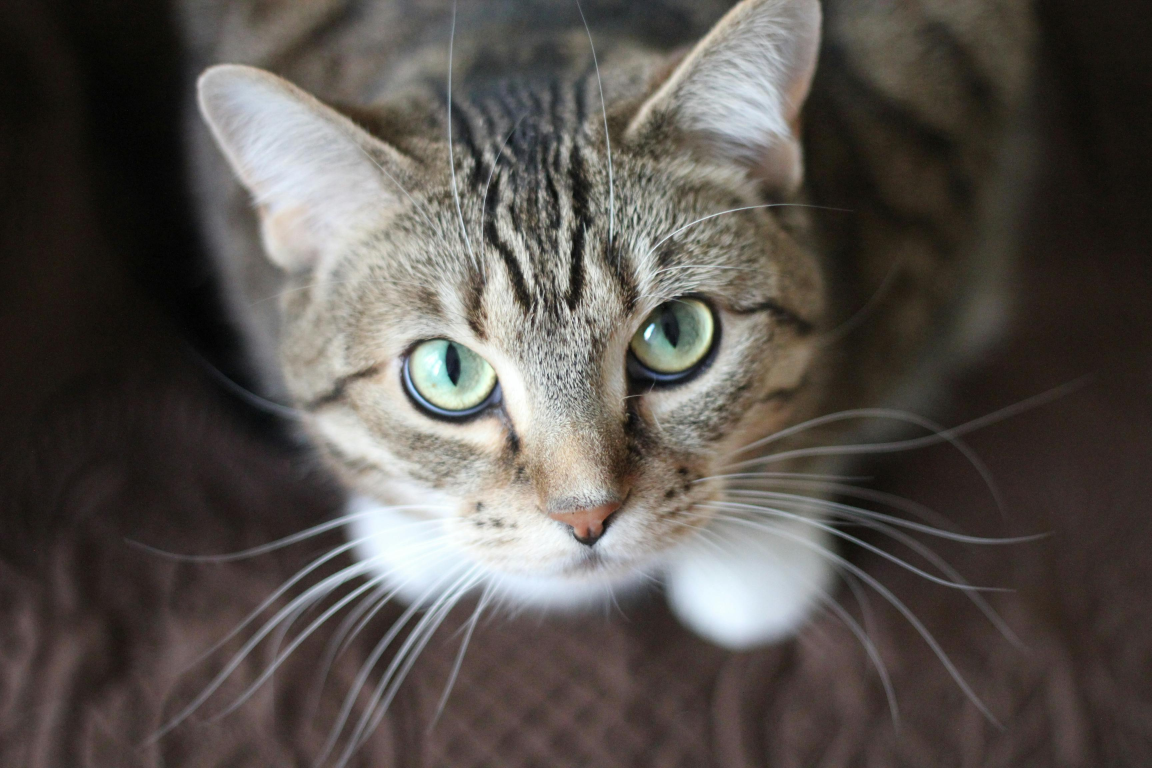
#> input picture Photos/cat1.jpg, 3456 x 2304 px (shown at 1/3 size)
$ python basic.py
#> lines starting #> are read from the running program, lines starting #| are printed output that depends on the picture; after the words box and inside, x2 and y2 are one past the last pixel; in counts of white or black regions, pixels touching at a corner belong together
import cv2 as cv


img = cv.imread('Photos/cat1.jpg')
#> img is the input picture: shape (2304, 3456, 3); mean B, G, R 77.9, 82.3, 87.6
cv.imshow('Cat', img)

gray = cv.cvtColor(img, cv.COLOR_BGR2GRAY)
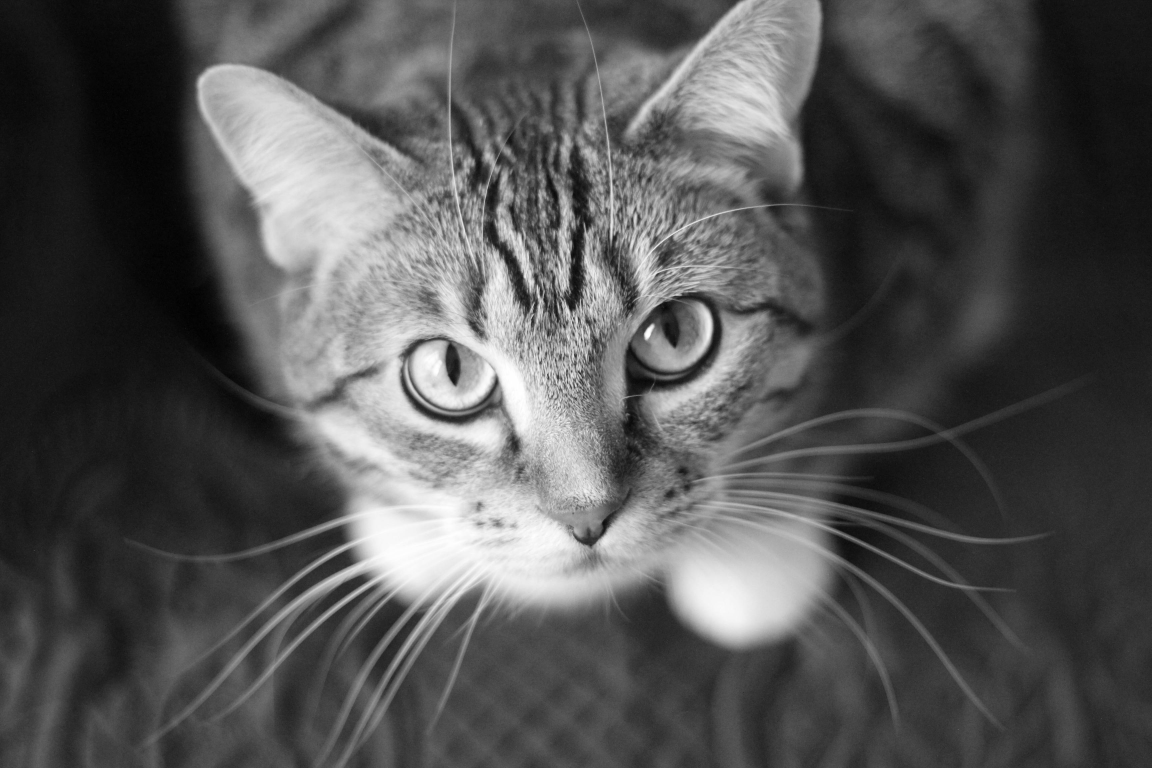
#> gray: shape (2304, 3456) (shown at 1/3 size); min 0, max 255, mean 83.4
cv.imshow('Gray', gray)

blur = cv.GaussianBlur(img, (7,7), cv.BORDER_DEFAULT)
cv.imshow('Blur', blur)

canny = cv.Canny(img, 125, 175)
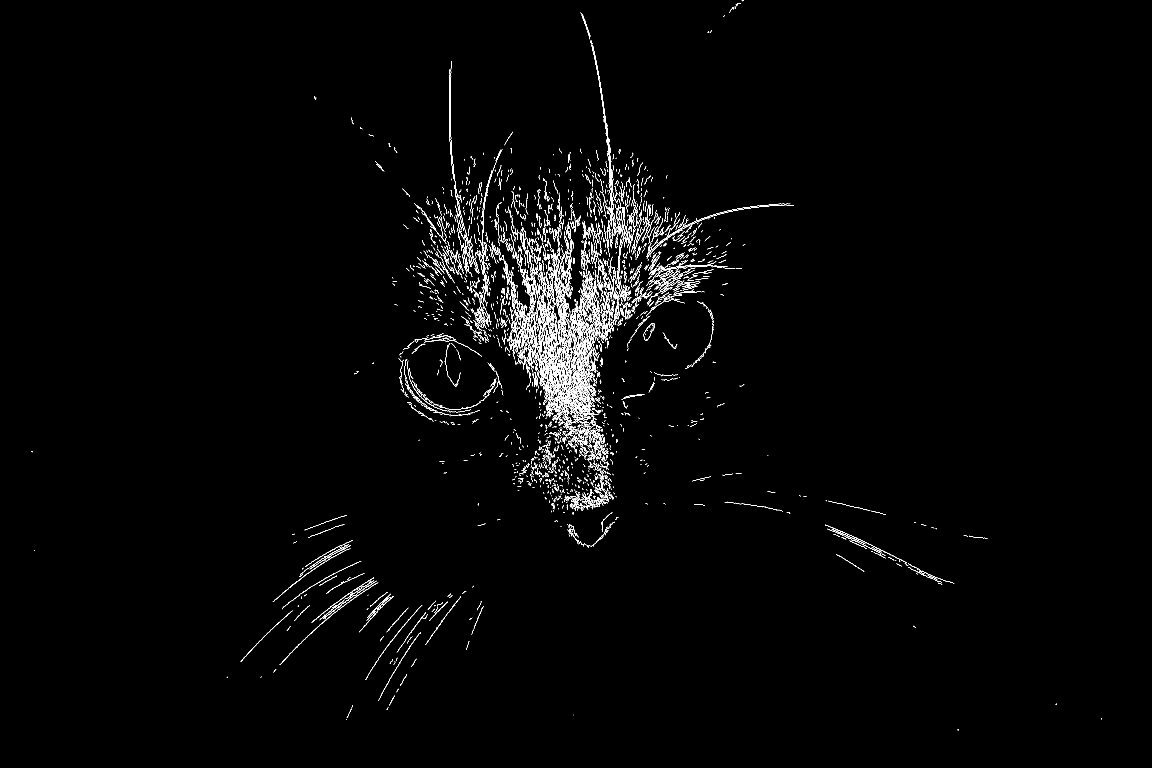
#> canny: shape (2304, 3456) (shown at 1/3 size); 1.1% white in thin lines or dots, all inside (x1, y1, x2, y2) = (95, 1, 3306, 2191)
cv.imshow('Canny', canny)

dilated = cv.dilate(canny, (7,7), iterations=1)
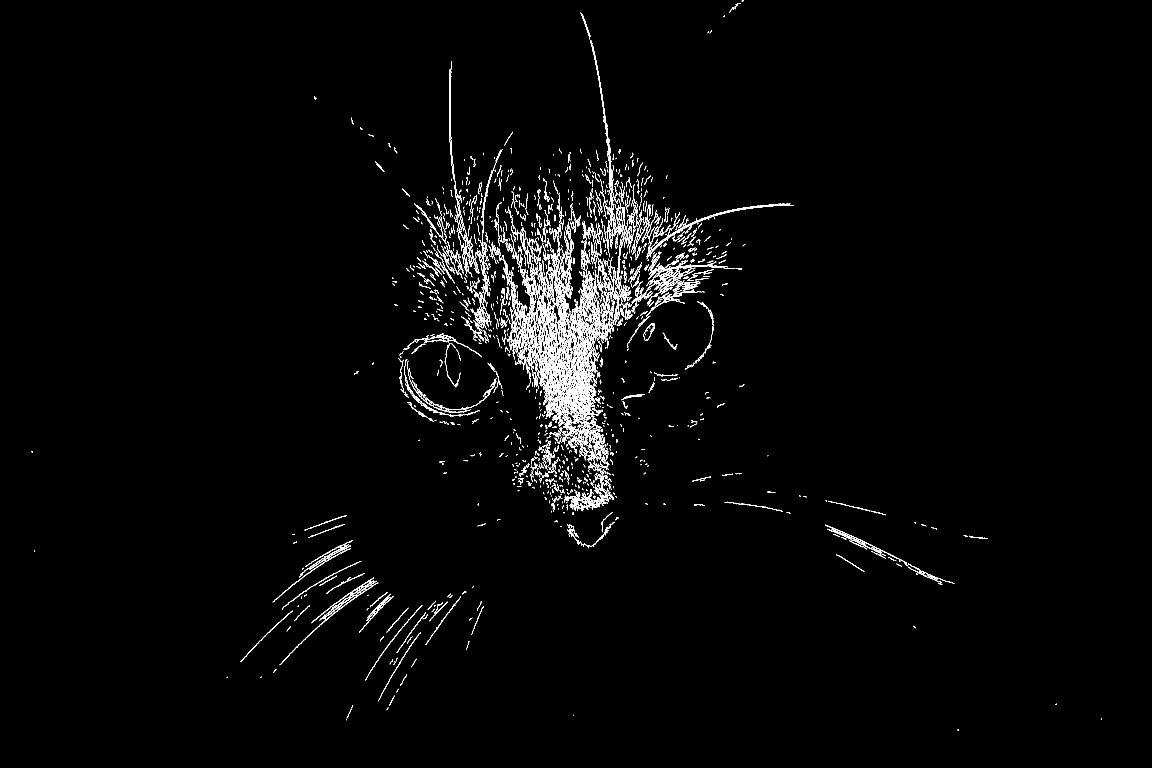
#> dilated: shape (2304, 3456) (shown at 1/3 size); 1.6% white in thin lines or dots, all inside (x1, y1, x2, y2) = (95, 1, 3306, 2192)
cv.imshow('Dilated', dilated)

eroded = cv.erode(dilated, (3,3), iterations=1)
#> eroded: shape (2304, 3456); 1.1% white in thin lines or dots, all inside (x1, y1, x2, y2) = (95, 2, 3306, 2192)
cv.imshow('Eroded', eroded)

resized = cv.resize(img, (500, 500), interpolation=cv.INTER_CUBIC)
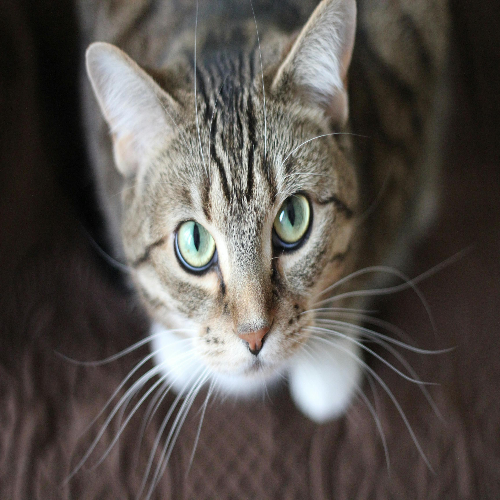
#> resized: shape (500, 500, 3); mean B, G, R 77.9, 82.3, 87.6
cv.imshow('Resized', resized)

cropped = img[100:400, 200:400]
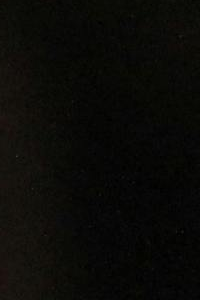
#> cropped: shape (300, 200, 3); mean B, G, R 7.1, 10.1, 10.4
cv.imshow('Cropped', cropped)

cv.waitKey(0)

$ run again, with Photos/cat2.jpg copied over Photos/cat1.jpg
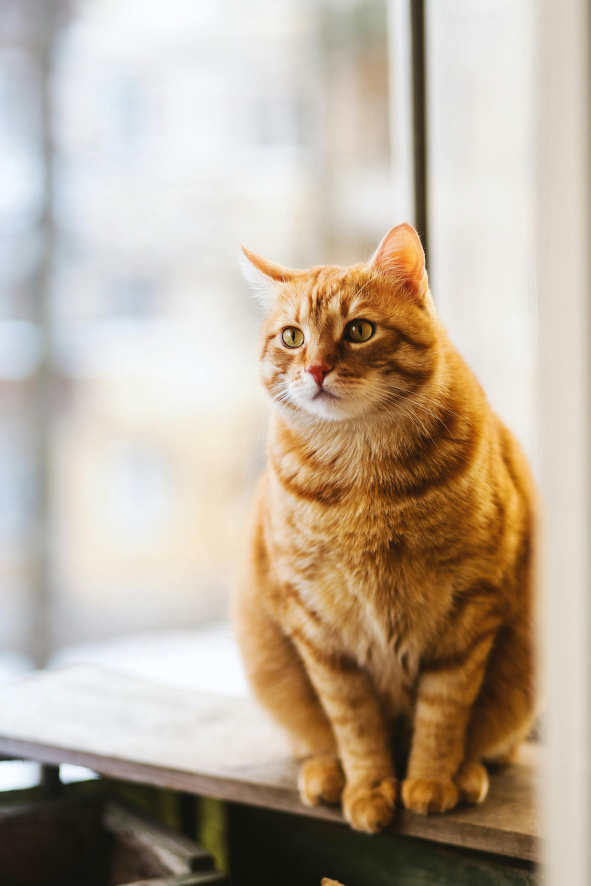
#> input picture Photos/cat2.jpg, 1771 x 2657 px (shown at 1/3 size)
#> img is the input picture: shape (2657, 1771, 3); mean B, G, R 156.2, 173.8, 188.7
#> `canny = cv.Canny(img, 125, 175)`:
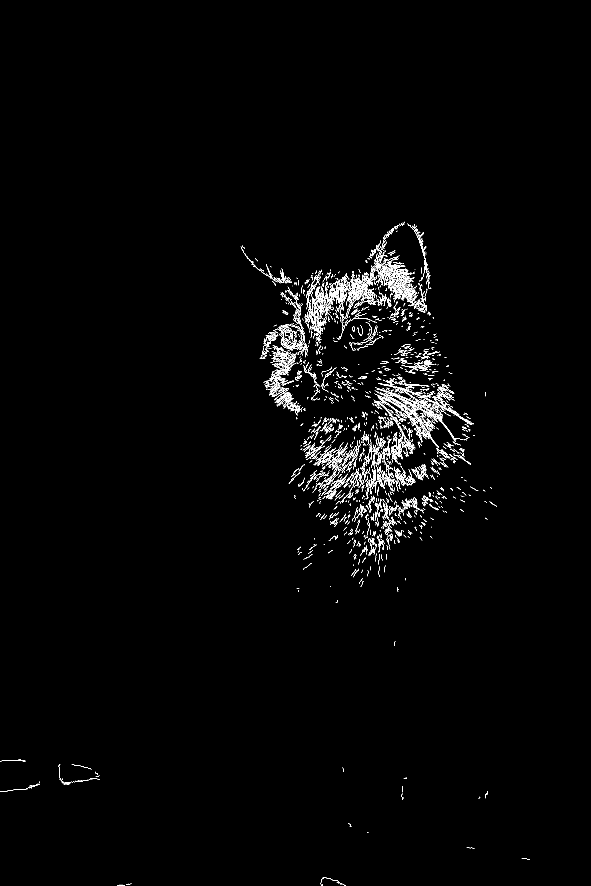
#> canny: shape (2657, 1771) (shown at 1/3 size); 1.1% white in thin lines or dots, all inside (x1, y1, x2, y2) = (0, 665, 1590, 2657)
#> eroded: shape (2657, 1771); 1.2% white in thin lines or dots, all inside (x1, y1, x2, y2) = (0, 666, 1590, 2657)
#> `cropped = img[100:400, 200:400]`:
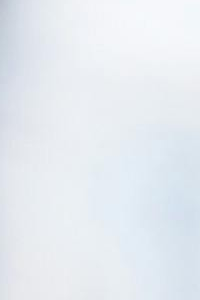
#> cropped: shape (300, 200, 3); mean B, G, R 241.1, 235.2, 230.1

$ run again, with Photos/cat4.jpg copied over Photos/cat1.jpg
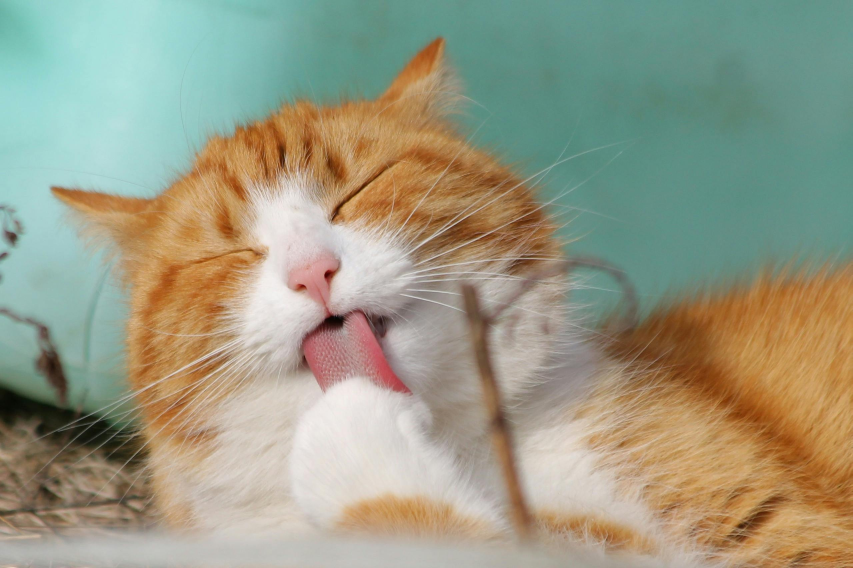
#> input picture Photos/cat4.jpg, 2557 x 1704 px (shown at 1/3 size)
#> img is the input picture: shape (1704, 2557, 3); mean B, G, R 132.5, 154.4, 153.9
#> `canny = cv.Canny(img, 125, 175)`:
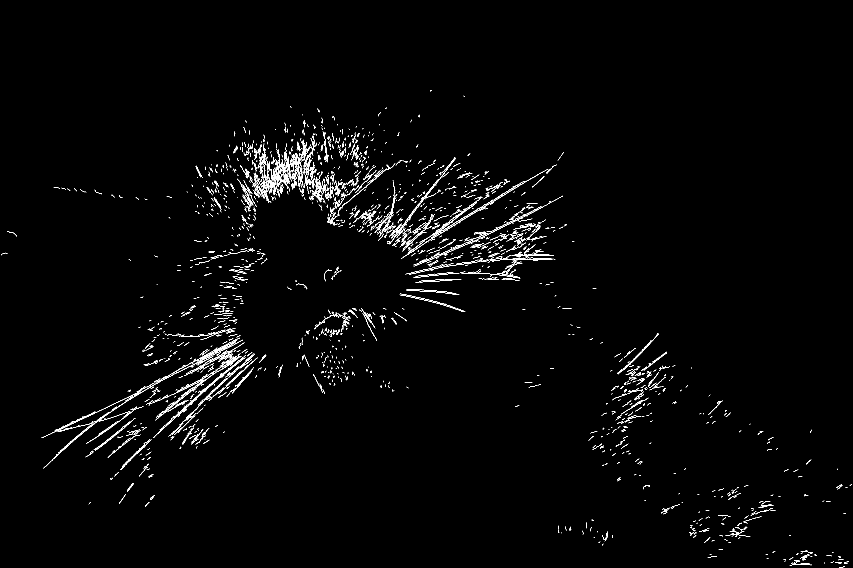
#> canny: shape (1704, 2557) (shown at 1/3 size); 1.2% white in thin lines or dots, all inside (x1, y1, x2, y2) = (3, 270, 2555, 1704)
#> eroded: shape (1704, 2557); 1.2% white in thin lines or dots, all inside (x1, y1, x2, y2) = (3, 271, 2555, 1704)
#> `cropped = img[100:400, 200:400]`:
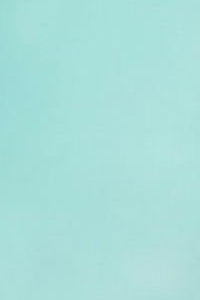
#> cropped: shape (300, 200, 3); mean B, G, R 218.2, 222.9, 169.9
